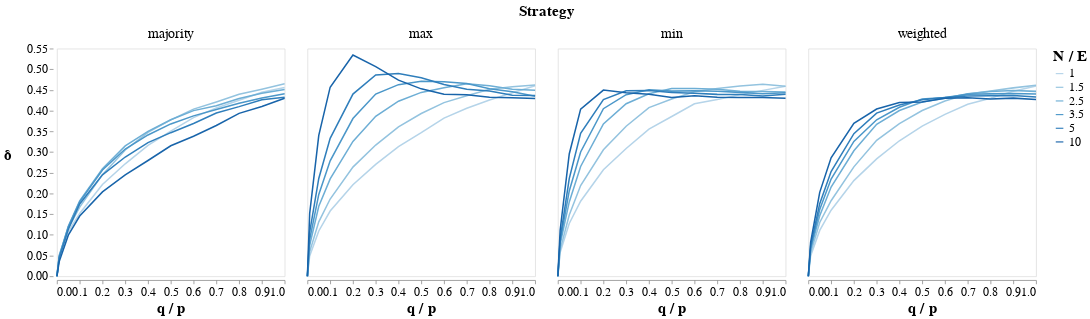

Notebook code cell kept with this figure:
### Code cell
# Figure 6. Essayer en couleurs. Enlever le strat. Double colones
# Pour le max de strat max: metrre plus de point
# Tracer en fct de E / N en faisant varier N
alt.Chart(df_fraction2_var).mark_line().encode(
    x="q / p",
    y=alt.Y(
        "stdNorm",
        # "std",
        title="δ"
    ),
    color=alt.Color("N / E:O", scale=alt.Scale(scheme="blues")),
    # strokeDash=alt.StrokeDash("N / E:O", legend=alt.Legend(symbolSize=750))
).facet(
    facet=alt.Facet("strat", header=alt.Header(title="Strategy", labelFontSize=18, titleFontSize=20))
       ).configure_axisY(
    titleAngle=0,
    titleX=-60,
)

### Figure 1 — Vega specification as saved in the notebook (floating-point values rounded to 4 significant figures; data arrays with more than 128 entries replaced by an {"elided": "..."} marker saying what was removed)
{"$schema": "https://vega.github.io/schema/vega/v5.json", "data": [{"name": "source_0", "values": {"elided": "312 records"}}, {"name": "facet_domain"}, {"name": "facet_domain_row", "values": [{"data": 0.0}]}, {"name": "facet_domain_column", "values": [{"data": 0.0}, {"data": 1.0}, {"data": 2.0}, {"data": 3.0}]}, {"name": "source_0_x_domain_q / p", "values": [{"min": 0.0, "max": 1.0}]}, {"name": "source_0_y_domain_stdNorm", "values": [{"min": 0.0, "max": 0.5343}]}, {"name": "source_0_color_domain_N / E", "values": [{"N / E": 1.0}, {"N / E": 1.5}, {"N / E": 2.5}, {"N / E": 3.5}, {"N / E": 5.0}, {"N / E": 10.0}]}], "signals": [{"name": "child_width", "value": 300}, {"name": "child_height", "value": 300}], "marks": [{"type": "group", "name": "facet-title", "title": {"text": "Strategy", "fontSize": 20, "style": "guide-title", "offset": 10}, "role": "column-title"}, {"type": "group", "name": "row_header", "from": {"data": "facet_domain_row"}, "encode": {"update": {"height": {"signal": "child_height"}}}, "axes": [{"scale": "y", "orient": "left", "tickCount": {"signal": "ceil(child_height/40)"}, "title": "δ", "labelOverlap": true, "zindex": 0, "grid": false}], "role": "row-header"}, {"type": "group", "name": "column_footer", "from": {"data": "facet_domain_column"}, "encode": {"update": {"width": {"signal": "child_width"}}}, "axes": [{"scale": "x", "tickCount": {"signal": "ceil(child_width/40)"}, "grid": false, "labelFlush": true, "orient": "bottom", "zindex": 0, "title": "q / p", "labelOverlap": true}], "role": "column-footer"}, {"type": "group", "name": "cell", "from": {"facet": {"data": "source_0", "name": "facet", "groupby": ["strat"]}}, "sort": {"field": ["datum[\"strat\"]"], "order": ["ascending"]}, "encode": {"update": {"width": {"signal": "child_width"}, "height": {"signal": "child_height"}}}, "marks": [{"type": "group", "name": "child_pathgroup", "from": {"facet": {"data": "facet", "name": "faceted_path_child_main", "groupby": ["N / E"]}}, "encode": {"update": {"height": {"field": {"signal": null, "datum": null, "group": "height", "parent": null}}, "width": {"field": {"signal": null, "datum": null, "group": "width", "parent": null}}}}, "marks": [{"type": "line", "name": "child_marks", "from": {"data": "faceted_path_child_main"}, "sort": {"field": "datum[\"q / p\"]"}, "encode": {"update": {"y": {"field": "stdNorm", "scale": "y"}, "description": {"signal": "\"q / p: \" + (format(datum[\"q / p\"], \"\")) + \"; δ: \" + (format(datum[\"stdNorm\"], \"\")) + \"; N / E: \" + (isValid(datum[\"N / E\"]) ? datum[\"N / E\"] : \"\"+datum[\"N / E\"])"}, "x": {"field": "q / p", "scale": "x"}, "stroke": {"field": "N / E", "scale": "color"}, "defined": {"signal": "isValid(datum[\"q / p\"]) && isFinite(+datum[\"q / p\"]) && isValid(datum[\"stdNorm\"]) && isFinite(+datum[\"stdNorm\"])"}}}, "style": ["line"]}]}], "title": {"text": {"signal": "isValid(parent[\"strat\"]) ? parent[\"strat\"] : \"\"+parent[\"strat\"]"}, "fontSize": 18, "offset": 10, "style": "guide-label", "frame": "group"}, "style": "cell"}], "scales": [{"name": "x", "type": "linear", "domain": [{"signal": "(data(\"source_0_x_domain_q / p\")[0] || {}).min"}, {"signal": "(data(\"source_0_x_domain_q / p\")[0] || {}).max"}], "range": [0, {"signal": "child_width"}], "zero": false, "nice": true}, {"name": "y", "type": "linear", "domain": [{"signal": "(data(\"source_0_y_domain_stdNorm\")[0] || {}).min"}, {"signal": "(data(\"source_0_y_domain_stdNorm\")[0] || {}).max"}], "range": [{"signal": "child_height"}, 0], "zero": true, "nice": true}, {"name": "color", "type": "ordinal", "domain": {"data": "source_0_color_domain_N / E", "field": "N / E", "sort": true}, "range": {"scheme": "blues"}, "interpolate": "hcl"}], "padding": 5, "layout": {"padding": 20, "bounds": "full", "align": "all"}, "background": "white", "config": {"mark": {"fill": "#9ebcda"}, "axisX": {"labelFont": "monospace", "labelFontSize": 16, "titleFontSize": 20, "grid": false}, "axisY": {"domain": false, "grid": false, "labelFont": "monospace", "labelFontSize": 16, "titleFontSize": 20, "titleAngle": 0, "titleX": -60}, "legend": {"titleFontSize": 20, "labelFontSize": 16}, "style": {"cell": {"height": 300, "width": 300}, "line": {"fill": null, "stroke": "black"}, "group-title": {"fontSize": 18, "font": "monospace", "fontColor": "#000000"}}}, "legends": [{"stroke": "color", "symbolType": "stroke", "title": "N / E", "encode": {"symbols": {"update": {"fill": {"value": null}}}}}]}
